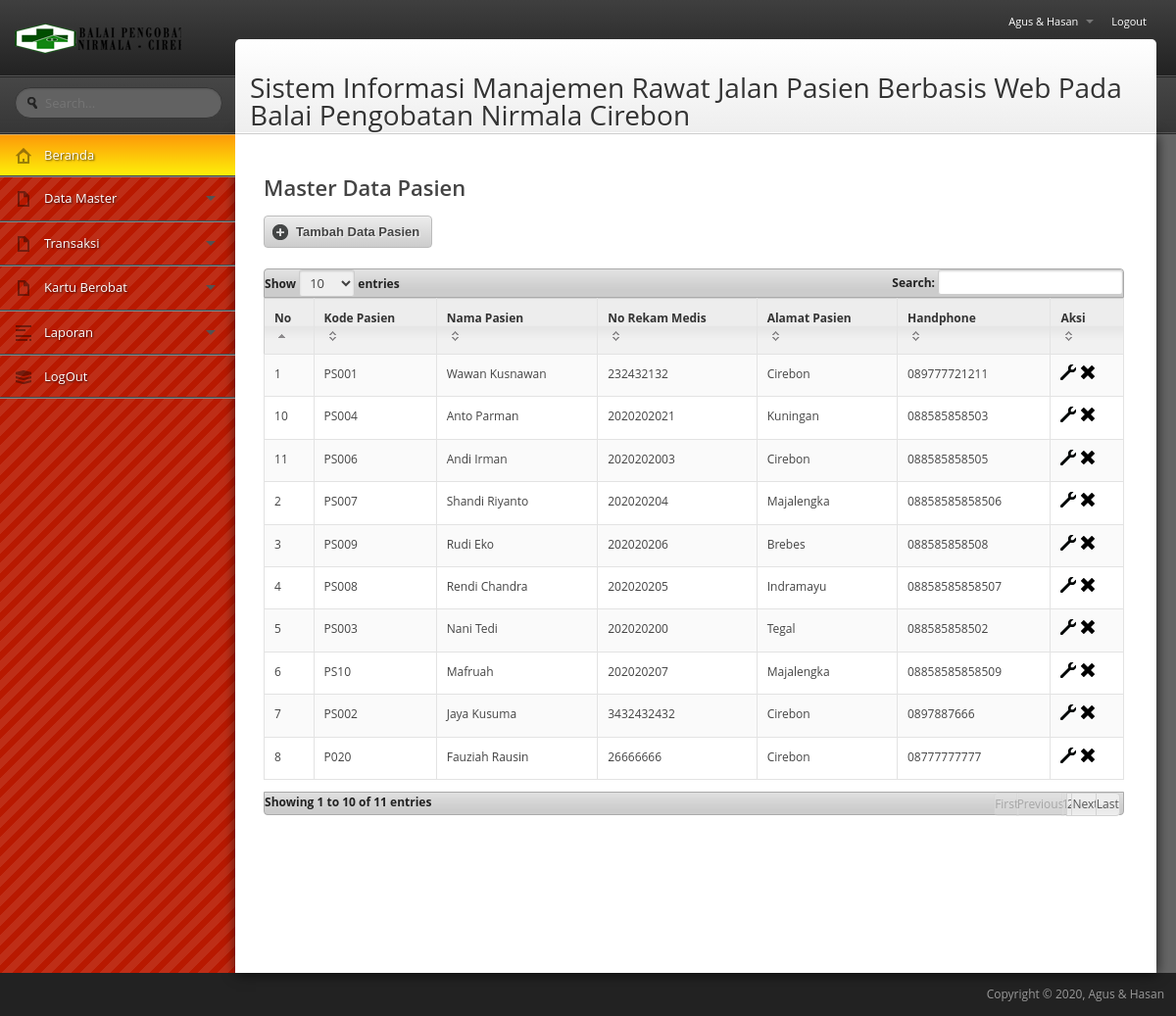
/si_rawatjalan/media.php?module=pasien (signed in), run on the app's committed database.
### tables this page shows
CREATE TABLE IF NOT EXISTS `pasien` (
  `id_pasien` int(11) NOT NULL AUTO_INCREMENT,
  `nik_pasien` varchar(10) NOT NULL,
  `nama_pasien` varchar(50) NOT NULL,
  `tgl_lahir` date NOT NULL,
  `alamat_pasien` text NOT NULL,
  `desa` varchar(150) NOT NULL,
  `tlp_pasien` varchar(20) NOT NULL,
  `pekerjaan` varchar(50) NOT NULL,
  `agama` varchar(30) NOT NULL,
  `status_pernikahan` varchar(30) NOT NULL,
  `kebangsaan` varchar(30) NOT NULL,
  `keluarga_lain` varchar(50) NOT NULL,
  `tlp_lain` varchar(20) NOT NULL,
  `alamat_lain` text NOT NULL,
  `hubungan_lain` varchar(30) NOT NULL,
  `no_rm` varchar(30) NOT NULL,
  `kode_pasien` varchar(20) NOT NULL,
  PRIMARY KEY (`id_pasien`)
);

### si_rawatjalan/modul/mod_pasien/pasien.php (the view, shortened to what this page needs)
<?php
$aksi="modul/mod_pasien/aksi_pasien.php";
switch($_GET[act]){
  default:
    echo "<h2>Master Data Pasien</h2>
			<button class=\"btn btn-quaternary\" onclick=\"window.location.href='?module=pasien&act=tambahpasien';\"><span class=\"icon-plus-alt\"></span>Tambah Data Pasien</button>
<br />
<br />
          <table class=\"table table-bordered table-striped data-table\"><thead>
          <tr><th>No</th><th>Kode Pasien</th><th>Nama Pasien</th><th>No Rekam Medis</th><th>Alamat Pasien</th><th>Handphone</th><th>Aksi</th></tr></thead>
		  <tbody>";
    $tampil=mysql_query("SELECT * FROM pasien ORDER BY nama_pasien DESC");
    $no=1;
    while ($r=mysql_fetch_array($tampil)){
       echo "<tr class=\"gradeA\"><td>$no</td>
             <td>$r[kode_pasien]</td>
			 <td>$r[nama_pasien]</td>
			 <td>$r[no_rm]</td>
			 <td>$r[alamat_pasien]</td>
			 <td>$r[tlp_pasien]</td>
             <td><a href=?module=pasien&act=editpasien&id=$r[id_pasien]><span class=\"icon-wrench\" title=\"Ubah\"></span></a>
	             <a href=$aksi?module=pasien&act=hapus&id=$r[id_pasien]><span class=\"icon-x\" title=\"Hapus\"></span></a>
             </td></tr>";
      $no++;
    }
    echo "</tbody></table>"; ?>
	<?php
    break;
  ?>
<?php
}
?>

### data on the page
pasien: kode_pasien "PS001", nama_pasien "Wawan Kusnawan", no_rm "232432132", alamat_pasien "Cirebon", tlp_pasien "089777721211"
pasien: kode_pasien "PS007", nama_pasien "Shandi Riyanto", no_rm "202020204", alamat_pasien "Majalengka", tlp_pasien "08858585858506"
pasien: kode_pasien "PS009", nama_pasien "Rudi Eko", no_rm "202020206", alamat_pasien "Brebes", tlp_pasien "088585858508"
pasien: kode_pasien "PS008", nama_pasien "Rendi Chandra", no_rm "202020205", alamat_pasien "Indramayu", tlp_pasien "08858585858507"
pasien: kode_pasien "PS003", nama_pasien "Nani Tedi", no_rm "202020200", alamat_pasien "Tegal", tlp_pasien "088585858502"
pasien: kode_pasien "PS10", nama_pasien "Mafruah", no_rm "202020207", alamat_pasien "Majalengka", tlp_pasien "08858585858509"
pasien: kode_pasien "PS002", nama_pasien "Jaya Kusuma", no_rm "3432432432", alamat_pasien "Cirebon", tlp_pasien "0897887666"
pasien: kode_pasien "P020", nama_pasien "Fauziah Rausin", no_rm "26666666", alamat_pasien "Cirebon", tlp_pasien "08777777777"
pasien: kode_pasien "PS004", nama_pasien "Anto Parman", no_rm "2020202021", alamat_pasien "Kuningan", tlp_pasien "088585858503"
pasien: kode_pasien "PS006", nama_pasien "Andi Irman", no_rm "2020202003", alamat_pasien "Cirebon", tlp_pasien "088585858505"

### other printed values
$_SESSION[namalengkap] "Agus & Hasan"
